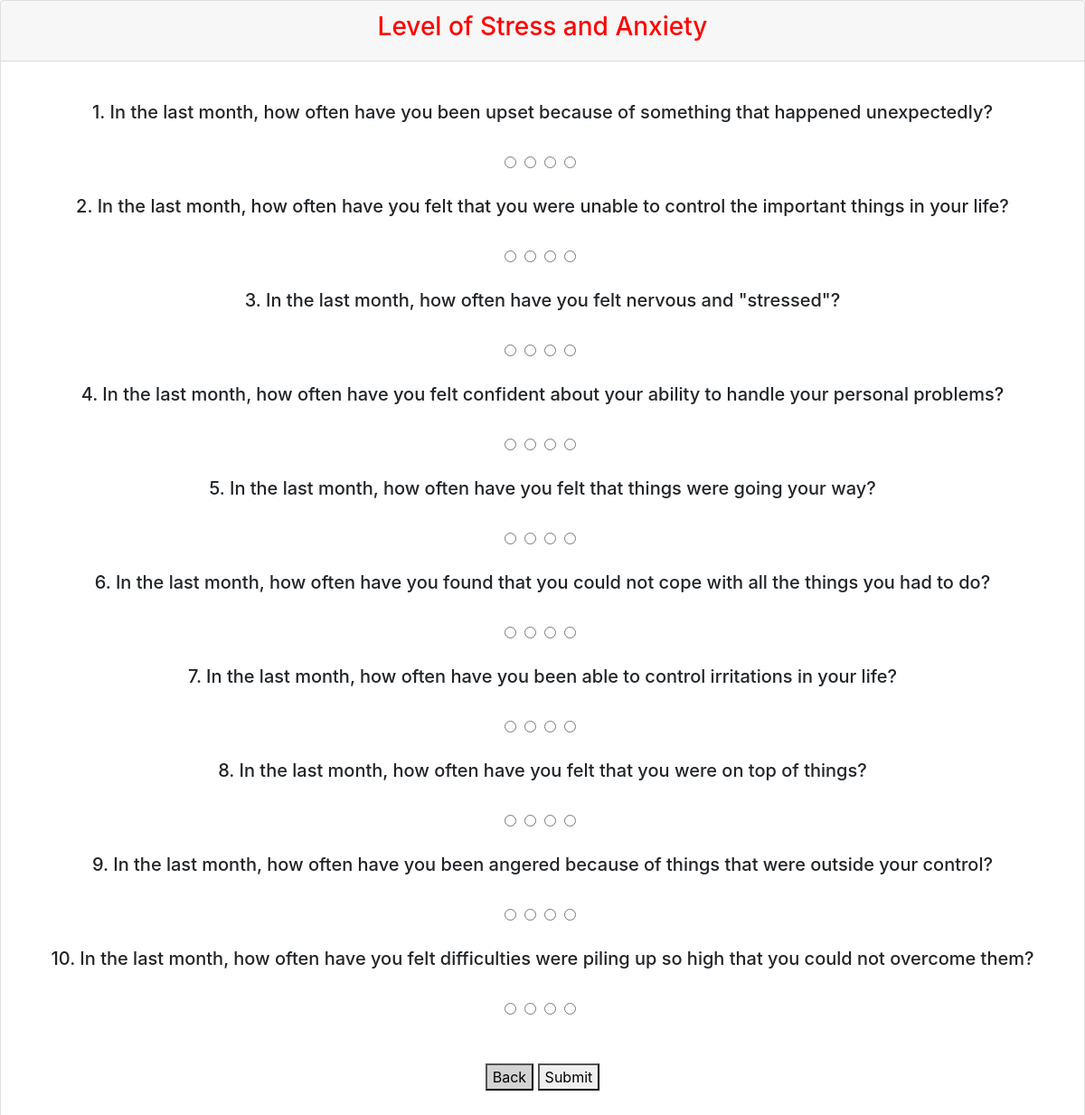
Page /student/body/level_of_stress.php on the committed database.
### tables this page shows
CREATE TABLE `qustioner` (
  `ID` int(11) NOT NULL,
  `question` varchar(500) DEFAULT NULL,
  `correct` varchar(100) DEFAULT NULL,
  `Title` varchar(200) DEFAULT NULL,
  `status` varchar(200) DEFAULT NULL
);

### student/body/level_of_stress.php (the view, shortened to what this page needs)
<head>
<link rel="stylesheet" href="https://cdn.jsdelivr.net/npm/bootstrap@4.0.0/dist/css/bootstrap.min.css">
</head>
<div class="card text-center">
<div class="card-header" style="color:red;">
<h3>Level of Stress and Anxiety</h3>
</div>
<div class="card-body">
<section>
            <?php
$n=1;
  $activity = mysqli_query($con, "SELECT * FROM qustioner WHERE status='level_of_stress'");
if(mysqli_num_rows($activity)>=1){
    ?><form action="" method="POST"><?php
    while($row = mysqli_fetch_assoc($activity)){?>
        <br><h5><?= $n. '. '.$row['question'] ?></h5><br> <div class="stars">
            <input class="sad star-4" id="star-4-group-<?= $n ?>" type="radio" value="<?= $row['ID'] ?>,4" name="star-group-<?= $n ?>"/>
            <input class="no star-3" id="star-3-group-<?= $n ?>" type="radio" value="<?= $row['ID'] ?>,3" name="star-group-<?= $n ?>"/>
            <input class="smile star-2" id="star-2-group-<?= $n ?>" type="radio" value="<?= $row['ID'] ?>,2" name="star-group-<?= $n ?>"/>
            <input class="haha star-1" id="star-1-group-<?= $n ?>" type="radio" value="<?= $row['ID'] ?>,1" name="star-group-<?= $n ?>"/>
        </div>
    <?php
    $n++;
    }
    ?><br><br><button type="submit" name="skip" style="background: lightgrey; color:black;" class="personal">Back</button> <button type="submit" name="level_of_stress_submit" class="personal">Submit</button><?php
}
?></form>
    </section>
</div>
</div>

### rows in the picture
qustioner: question "In the last month, how often have you been upset because of something that happened unexpectedly?"
qustioner: question "In the last month, how often have you felt that you were unable to control the important things in your life?"
qustioner: question "In the last month, how often have you felt nervous and \"stressed\"?"
qustioner: question "In the last month, how often have you felt confident about your ability to handle your personal problems?"
qustioner: question "In the last month, how often have you felt that things were going your way?"
qustioner: question "In the last month, how often have you found that you could not cope with all the things you had to do?"
qustioner: question "In the last month, how often have you been able to control irritations in your life?"
qustioner: question "In the last month, how often have you felt that you were on top of things?"
qustioner: question "In the last month, how often have you been angered because of things that were outside your control?"
qustioner: question "In the last month, how often have you felt difficulties were piling up so high that you could not overcome them?"
